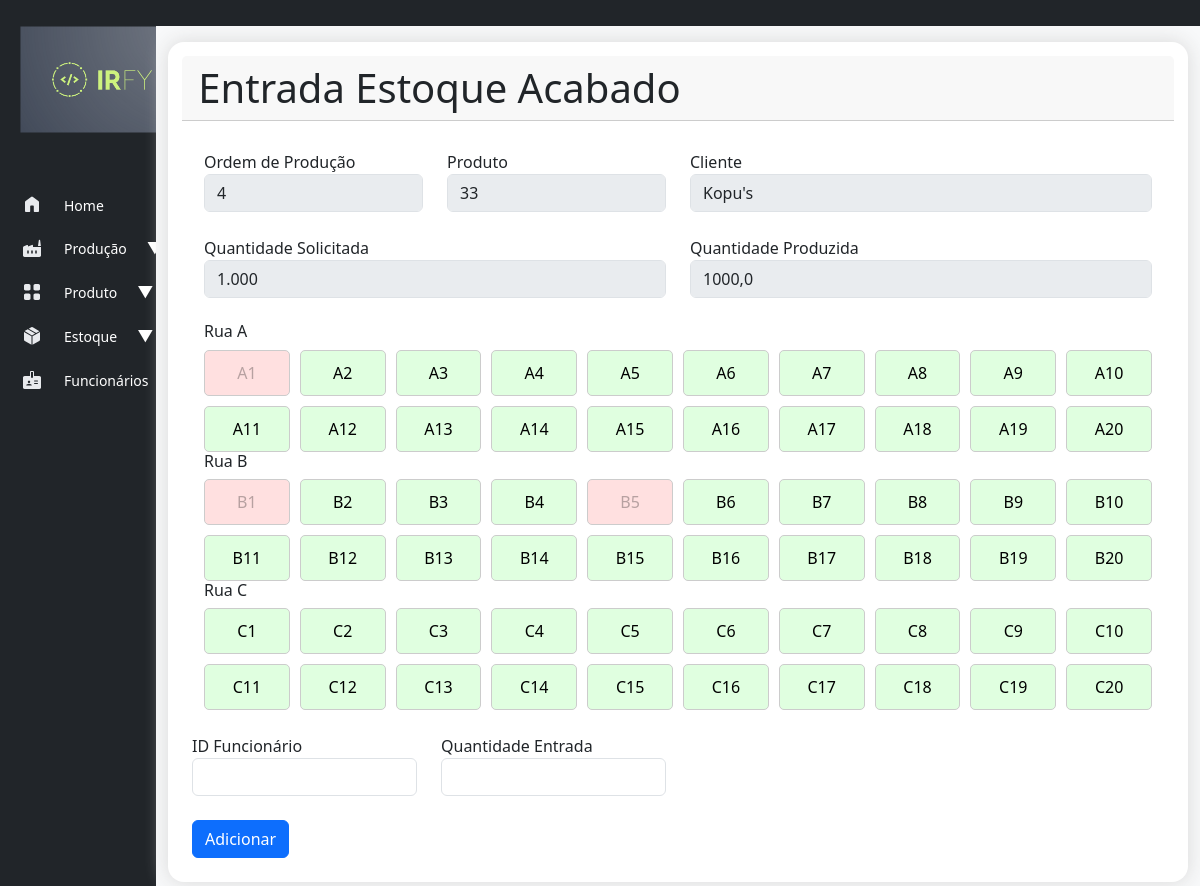
/estoque/entrada_estoque/4/, run on an earlier commit of the app's database.
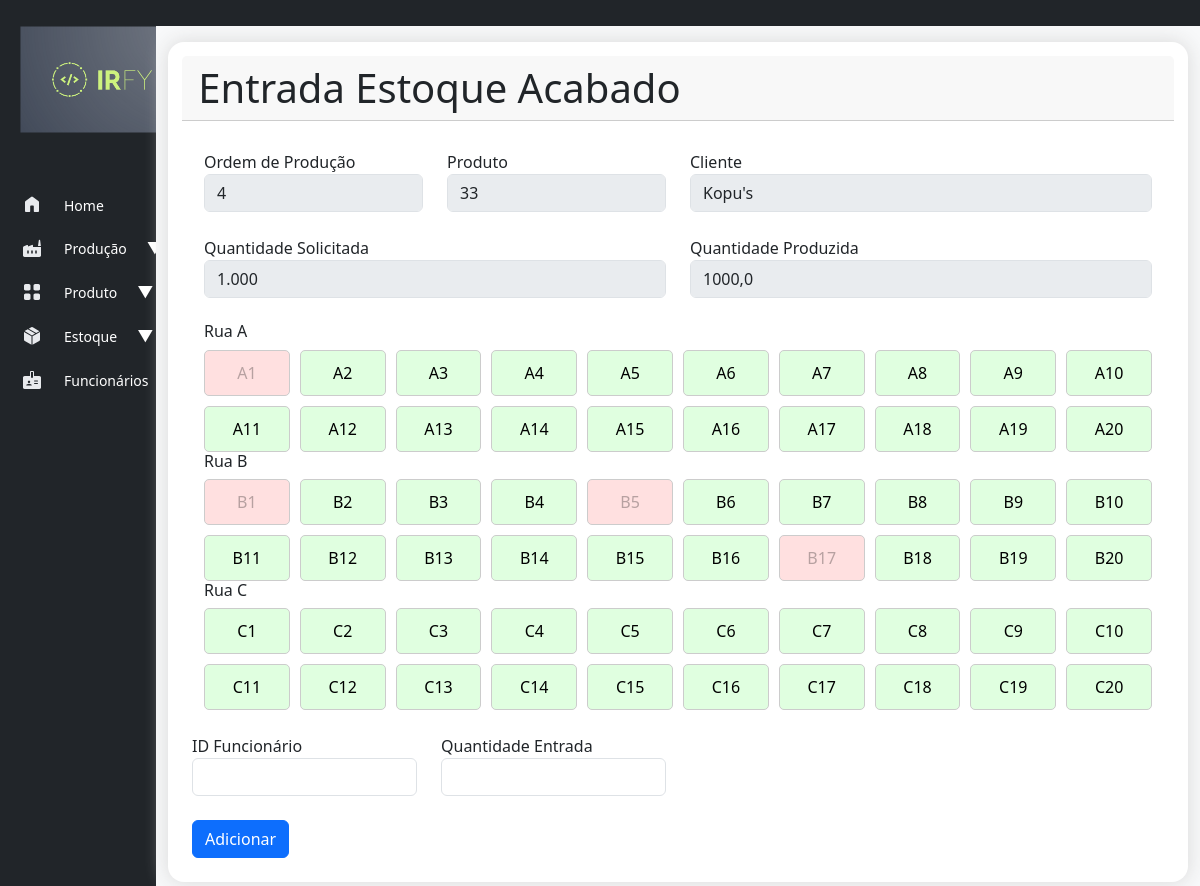
And on a later commit of the database.
### estoque/models.py (models this page shows, shortened)
class Drive(models.Model):
    rua = models.CharField(max_length=1, choices=[('A', 'Rua A'), ('B', 'Rua B'), ('C', 'Rua C')])
    numero = models.PositiveIntegerField()
    ocupado = models.BooleanField(default=False)
    produto = models.ForeignKey(Produto, on_delete=models.SET_NULL, null=True, blank=True)
    class Meta:
        unique_together = ('rua', 'numero')

### estoque/views.py (the view, shortened to what this page needs)
# urls.py: path('entrada_estoque/<ordem_producao_id>/', views.entrada_estoque, name='entrada_estoque'),
def entrada_estoque(request, ordem_producao_id):
    drives = Drive.objects.order_by('rua', 'numero')
    ordem_producao = get_object_or_404(OrdemProducao, id=ordem_producao_id)
    return render(request, 'estoque_acabado/entrada_estoque.html', {'drives': drives, 'ordem_producao': ordem_producao})

### cadastro/models.py (called while the page is built)
    def __str__(self):
        return self.nome_cliente

    def __str__(self):
        return self.codigo

### estoque/templates/estoque_acabado/entrada_estoque.html (shortened to what this page needs)
{% extends "base.html" %}
{% load static %}
{% load humanize %}
{% block header %}
    <div class="card-header d-flex justify-content-between">
      <div>
          <h2 class="display-6 mb-0">Entrada Estoque Acabado</h2>
      </div>
  </div>
{% endblock header %}
{% block content %}
{% block extra_css %}
<link rel="stylesheet" href="{% static 'style/estoque.css' %}">
{% endblock %}
<div class="container-fluid">
  <form method="POST" action="{% url 'entrada_estoque' ordem_producao.id %}">
    <div class="row">
      <div class="col-md-3 mb-4 ">
        <label for="ordem_producao">Ordem de Produção</label>
        <input type="text" class="form-control" name="ordem_producao" id="ordem_producao"
          value="{{ ordem_producao.id }}" disabled>
      </div>
      <div class="col-md-3 mb-4">
        <label for="codigo_produto">Produto</label>
        <input type="text" class="form-control" name="codigo_produto_display" id="codigo_produto_display"
          value="{{ ordem_producao.produto }}" disabled>
      </div>
      <div class="col-md-6 mb-4">
        <label for="cliente">Cliente</label>
        <input type="text" class="form-control" name="codigo_produto_display" id="cliente"
          value="{{ ordem_producao.produto.cliente }}" disabled>
      </div>
      <div class="col-md-6 mb-4">
        <label for="qtdSolicitada">Quantidade Solicitada</label>
        <input type="text" class="form-control" name="qtdSolicitada_display" id="qtdSolicitada_display"
          value="{{ ordem_producao.quantidade | floatformat:0 | intcomma }}" disabled>
      </div>
      <div class="col-md-6 mb-4">
        <label for="qtdEntrada">Quantidade Produzida</label>
        <input type="text" class="form-control" name="qtdEntrada_display" id="qtdEntrada_display"
          value="{{ ordem_producao.quantidade_produzida }}" disabled>
      </div>
    </div>
    {% for rua in "ABC" %}
    <h6>Rua {{ rua }}</h6>
    <div class="grid">
      {% for drive in drives|dictsort:"numero" %}
      {% if drive.rua == rua %}
      <button type="button" class="drive {% if drive.ocupado %}ocupado{% else %}livre{% endif %}"
        data-id="{{ drive.id }}" {% if drive.ocupado %}disabled{% endif %}>
        {{ drive.rua }}{{ drive.numero }}
      </button>
      {% endif %}
      {% endfor %}
    </div>
    {% endfor %}
</div>
<div class="row mt-4">
  <div class="col-md-3 mb-4">
    <label for="matricula_funcionario">ID Funcionário</label>
    <input type="text" class="form-control" name="matricula_funcionario" id="matricula_funcionario" required>
  </div>
  <div class="col-md-3 mb-4">
    <label for="matricula_funcionario">Quantidade Entrada</label>
    <input type="number" class="form-control" name="qtdEntrada" id="qtdEntrada" required>
  </div>
</div>
</div>
<button type="submit" class="btn btn-primary" onclick="this.disabled=true; this.form.submit();">Adicionar</button>
</div>
{% endblock content %}

What changed in the data, as far as the page shows it:
changed Drive (number 37 of 60 on the later page): ocupado False → True (drawn)
